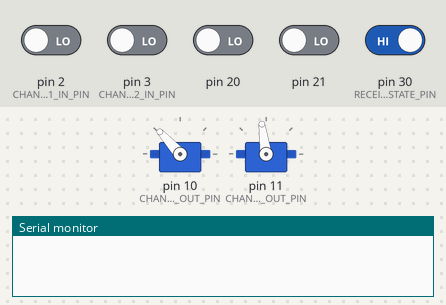
The sketch below on a simulated Arduino Mega 2560, built with avr-gcc and run on an emulated ATmega2560. On the bench: 2 × servo, the last lines printed to the serial monitor. The inputs (shaded band) are chosen by the test bench; at power-on: pin 30 (RECEIVER_STATE_PIN) HIGH, pin 2 (CHANNEL1_IN_PIN), pin 3 (CHANNEL2_IN_PIN), pin 20, pin 21 LOW.

Above: at 1.2 s.
1.3 s: pin 30 (RECEIVER_STATE_PIN) driven LOW
At 2.0 s:
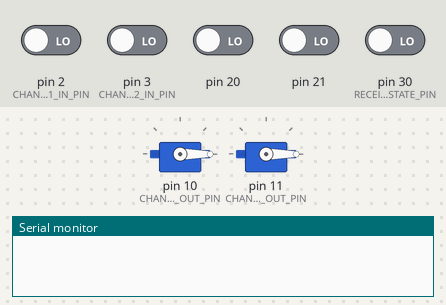
2.8 s: pin 20 driven HIGH
4.3 s: pin 21 driven HIGH
5.8 s: pin 20 driven LOW
At 6.6 s:
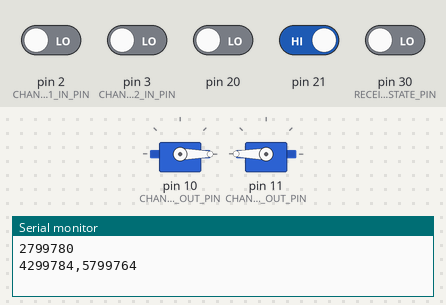
7.3 s: pin 21 driven LOW
At 7.7 s:
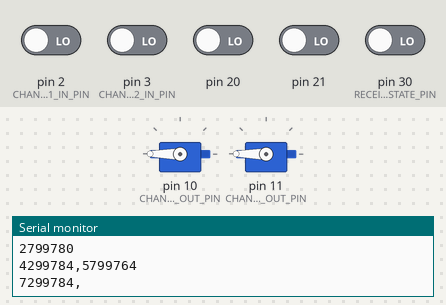
8.8 s: pin 30 (RECEIVER_STATE_PIN) driven HIGH
At 10.1 s:
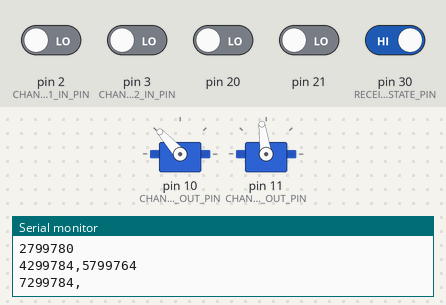
Timing chart, 0 to 11.3 s (numbered marks = the images above; inputs shaded):
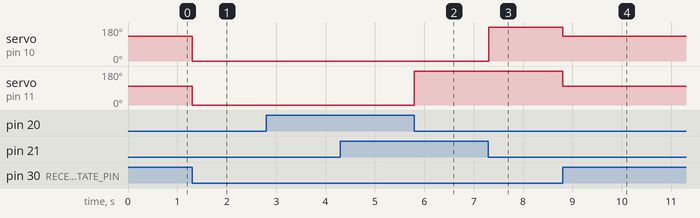

The sketch:

POLULU_TEST_V1_DUE.ino
```cpp
// MultiChannels
//
// rcarduino.blogspot.com
//
// A simple approach for reading and writing eight RC Channels using Arduino Due interrupts
//
// See related posts -
// http://rcarduino.blogspot.co.uk/2012/01/how-to-read-rc-receiver-with.html
// http://rcarduino.blogspot.co.uk/2012/03/need-more-interrupts-to-read-more.html
// http://rcarduino.blogspot.co.uk/2012/01/can-i-control-more-than-x-servos-with.html
//
// rcarduino.blogspot.com
//


//global variable
int throttle_read = 1500;
int steering_read = 1500;
int throttle_write = 1500;
int steering_write = 1500;
int receiverStateVar = LOW;

#include "Servo.h"

// Assign your channel in pins
#define CHANNEL1_IN_PIN 2
#define CHANNEL2_IN_PIN 3
#define RECEIVER_STATE_PIN 30

// Assign your channel out pins
#define CHANNEL1_OUT_PIN 10
#define CHANNEL2_OUT_PIN 11

Servo servoChannel1;
Servo servoChannel2;


#define CHANNEL1_FLAG 1
#define CHANNEL2_FLAG 2

volatile uint32_t bUpdateFlagsShared;

volatile uint32_t unChannel1InShared;
volatile uint32_t unChannel2InShared;

void setup()
{
  Serial.begin(115200);

  servoChannel1.attach(CHANNEL1_OUT_PIN);
  servoChannel2.attach(CHANNEL2_OUT_PIN);

  pinMode(RECEIVER_STATE_PIN, INPUT);

  attachInterrupt(CHANNEL1_IN_PIN, calcChannel1,CHANGE);
  attachInterrupt(CHANNEL2_IN_PIN, calcChannel2,CHANGE);

}

void loop()
{
  receiverStateVar = digitalRead(RECEIVER_STATE_PIN);

  static uint32_t unChannel1In;
  static uint32_t unChannel2In;

  static uint32_t bUpdateFlags;

  if(bUpdateFlagsShared)
  {
    noInterrupts();

    bUpdateFlags = bUpdateFlagsShared;

    if(bUpdateFlags & CHANNEL1_FLAG)
    {
      unChannel1In = unChannel1InShared;
    }

    if(bUpdateFlags & CHANNEL2_FLAG)
    {
      unChannel2In = unChannel2InShared;
    }
    bUpdateFlagsShared = 0;

    interrupts();
  }

  if(bUpdateFlags & CHANNEL1_FLAG)
  {
      Serial.println();
      Serial.print(unChannel1In);
      Serial.print(",");
  }

  if(bUpdateFlags & CHANNEL2_FLAG)
  {
      Serial.print(unChannel2In);
  }


  throttle_read = unChannel2In;
  steering_read = unChannel1In;


  if (receiverStateVar == LOW) {
    throttle_write = throttle_read;
    steering_write = steering_read;

    servoChannel2.writeMicroseconds(throttle_write);
    servoChannel1.writeMicroseconds(steering_write);
  } else if (receiverStateVar == HIGH) {
    throttle_write = 1550;
    steering_write = 1900;

    servoChannel2.writeMicroseconds(throttle_write);
    servoChannel1.writeMicroseconds(steering_write);

    // NEW REQUIRED FORMAT: "HANDSHAKE" "PWMTHROTTLE" "STEERINGIN"
    // (neutral formatting): & 1500 1500

    //    byte size = Serial.readBytes(receivedData, 100); //reads serial data into buffer and times out after 100ms
    //    receivedData[size] = 0; //end of the string can be specified with a 0.
    //    char *s = strtok(receivedData, " "); //allows string to be broken into tokens by " ".
    //    if (s[0] == handshake) {
    //      s = strtok(NULL, " ");
    //      if (s != NULL) throttle_read = atoi(s); //sets variable to received data and converts ASCII to integer if message is not empty
    //      s = strtok(NULL, " ");
    //      if (s != NULL) steering_read = atoi(s); //sets variable to received data and converts ASCII to integer if message is not empty
    //      steering_read = steering_write;
    //      throttle_read = throttle_write;
    //      car.writeToActuators(); //writes actuation variables to servo and ESC.
    //    } else {
    //      car.idling();
    //    }
  }

  bUpdateFlags = 0;
}

void calcChannel1()
{
  static uint32_t ulStart;

  if(digitalRead(CHANNEL1_IN_PIN))
  {
    ulStart = micros();
  }
  else
  {
    unChannel1InShared = (uint32_t)(micros() - ulStart);
    bUpdateFlagsShared |= CHANNEL1_FLAG;
  }
}

void calcChannel2()
{
  static uint32_t ulStart;

  if(digitalRead(CHANNEL2_IN_PIN))
  {
    ulStart = micros();
  }
  else
  {
    unChannel2InShared = (uint32_t)(micros() - ulStart);
    bUpdateFlagsShared |= CHANNEL2_FLAG;
  }
}
```

Measured:
- after the input at 1.3 s, servo on pin 10 (CHANNEL1_OUT_PIN): 132° → 0° at once; servo on pin 11 (CHANNEL2_OUT_PIN): 98° → 0° at once
- after the input at 5.8 s, servo on pin 11 (CHANNEL2_OUT_PIN): 0° → 180° at once
- after the input at 7.3 s, servo on pin 10 (CHANNEL1_OUT_PIN): 0° → 180° at once
- after the input at 8.8 s, servo on pin 10 (CHANNEL1_OUT_PIN): 180° → 132° at once; servo on pin 11 (CHANNEL2_OUT_PIN): 180° → 98° at once
